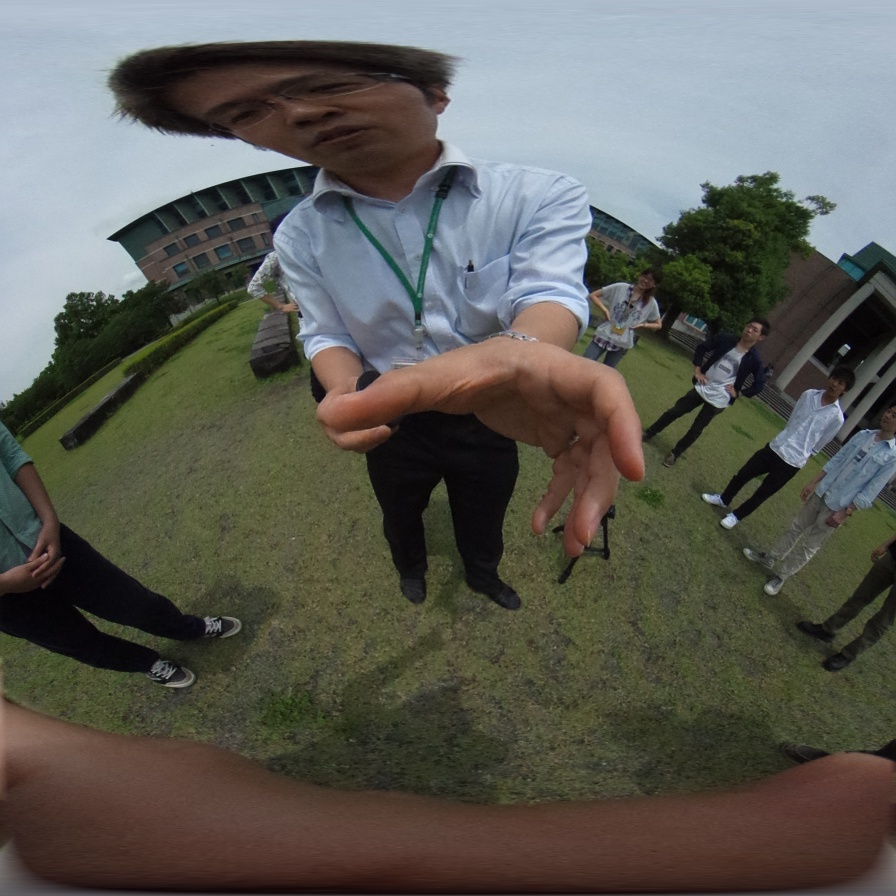
#> input picture image/sample2.jpg, 896 x 896 px, found by its file name
$ python sample01.py
#> lines starting #> are read from the running program, lines starting #| are printed output that depends on the picture
# -*- coding: utf-8 -*-
# 画像からカスケード分類器を用いて顔認識を行うサンプル

import cv2

# サンプル顔認識特徴量ファイル
cascade_path = "haarcascades/haarcascade_frontalface_alt.xml"
image_path = "sample2.jpg"

# これは、BGRの順になっている気がする
color = (255, 255, 255) #白

# 画像の読み込み
image = cv2.imread(image_path)
#> image is the input picture: shape (896, 896, 3); mean B, G, R 85.3, 92.2, 92.5
# グレースケール変換
gray = cv2.cvtColor(image, cv2.COLOR_BGR2GRAY)
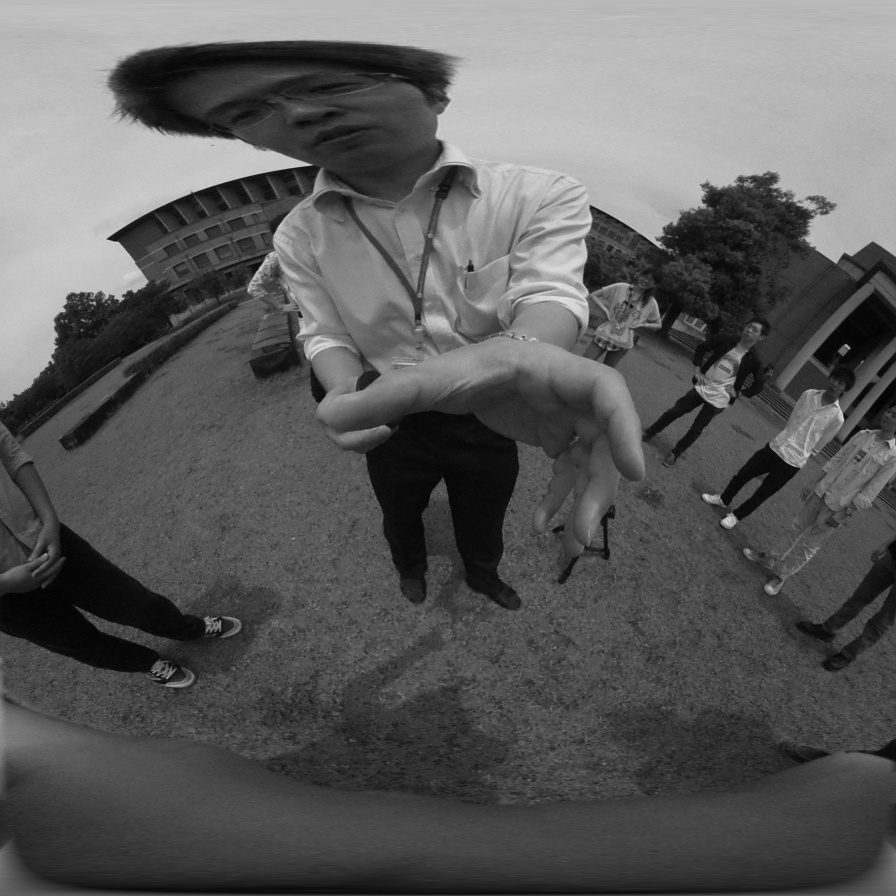
#> gray: shape (896, 896); min 1, max 228, mean 91.5

# 分類器を作る?みたいな作業
cascade = cv2.CascadeClassifier(cascade_path)

# 顔認識の実行
facerect = cascade.detectMultiScale(gray, scaleFactor=1.1, minNeighbors=1, minSize=(1, 1))
#> facerect = ()

if len(facerect) > 0:
  # 検出した顔を囲む矩形の作成
  for rect in facerect:
    cv2.rectangle(image, tuple(rect[0:2]),tuple(rect[0:2]+rect[2:4]), color, thickness=2)
else:
  print("no face")

height = image.shape[0]
#> height = 896
width = image.shape[1]
#> width = 896
half_size = cv2.resize(image,(int(width),int(height)))

# 認識結果の表示
cv2.imshow("detected.jpg", half_size)
cv2.imwrite("sample00.jpg", half_size)

# 何かキーが押されたら終了
while(1):
  if cv2.waitKey(10) > 0:
#> (key Esc is pressed here)
    break
